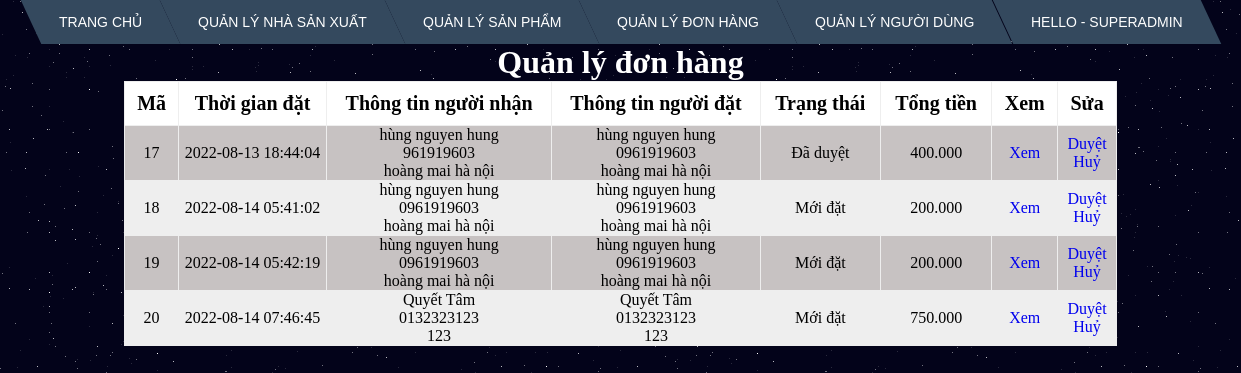
/admin/orders/index.php (signed in), run on an earlier commit of the app's database.
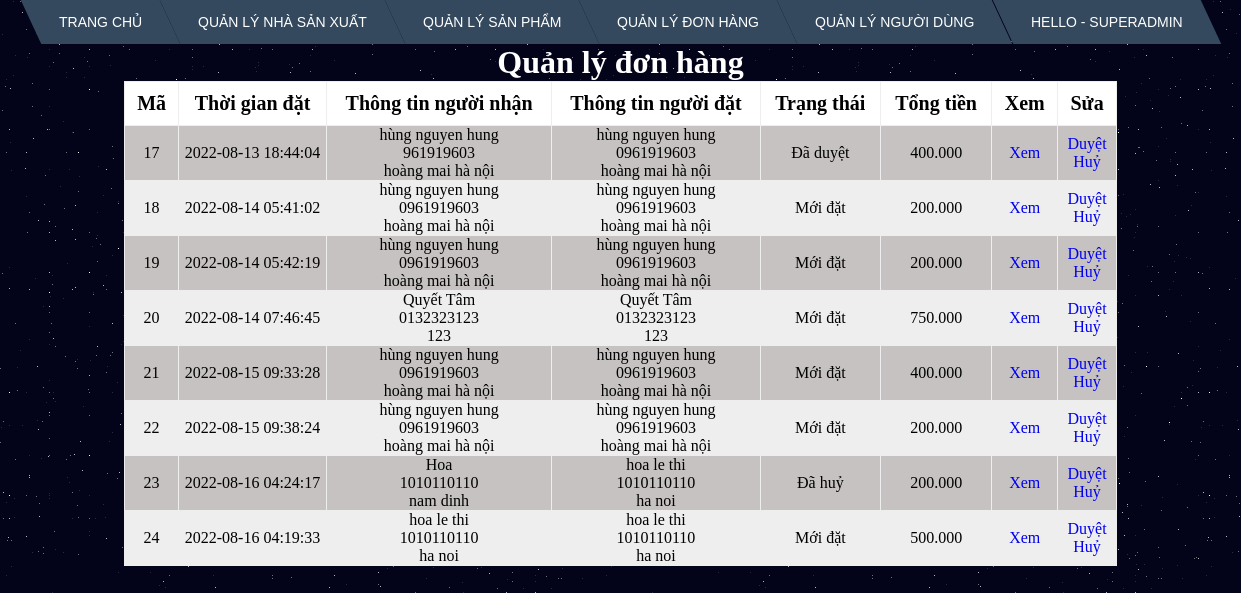
And on a later commit of the database.
### tables this page shows
CREATE TABLE `orders` (
  `id` int(11) NOT NULL,
  `customer_id` int(11) NOT NULL,
  `name_receiver` varchar(50) NOT NULL,
  `phone_receiver` varchar(20) NOT NULL,
  `address_receiver` text NOT NULL,
  `status` text NOT NULL,
  `created_at` timestamp NOT NULL DEFAULT current_timestamp() ON UPDATE current_timestamp(),
  `total_price` float NOT NULL
);

CREATE TABLE `customers` (
  `id` int(11) NOT NULL,
  `name` varchar(50) NOT NULL,
  `email` varchar(50) NOT NULL,
  `password` varchar(200) NOT NULL,
  `phone_number` varchar(15) NOT NULL,
  `address` varchar(200) NOT NULL,
  `token` varchar(50) DEFAULT NULL
);

### admin/orders/index.php (the view, shortened to what this page needs)
<!DOCTYPE html>
<html>
<head>
	<link rel="stylesheet" href="../css/menu.css">
	<link rel="stylesheet" href="../css/table.css"><link rel="stylesheet" href="../css/bg-galaxy.css">
</head>
<body>
<?php
require '../connect.php';
$sql = "select
orders.*,
customers.name,
customers.phone_number,
customers.address
from orders
join customers
on customers.id = orders.customer_id";
$result = mysqli_query($connect,$sql);
?>
<?php include'../menu.php' ?>
<h1>Quản lý đơn hàng</h1>
<table border="1" width="100%">
	<tr>
		<th>Mã</th>
		<th>Thời gian đặt</th>
		<th>Thông tin người nhận</th>
		<th>Thông tin người đặt</th>
		<th>Trạng thái</th>
		<th>Tổng tiền</th>
		<th>Xem</th>
		<th>Sửa</th>
	</tr>
	<?php foreach ($result as $each): ?>
		<tr>
			<td><?php echo $each['id'] ?></td>
			<td><?php echo $each['created_at'] ?></td>
			<td>
				<?php echo $each['name_receiver'] ?><br>
				<?php echo $each['phone_receiver'] ?><br>
				<?php echo $each['address_receiver'] ?><br>
			</td>
			<td>
				<?php echo $each['name'] ?><br>
				<?php echo $each['phone_number'] ?><br>
				<?php echo $each['address'] ?><br>
			</td>
			<td>
				<?php
					switch ($each['status']) {
						case '0':
							echo "Mới đặt";
							break;
						case '1':
							echo "Đã duyệt";
							break;
						case '2':
							echo "Đã huỷ";
							break;
					}
				?>
			</td>
			<td><?php echo number_format($each['total_price'],0,',','.') ?></td>
			<td>
				<a href="detail.php?id=<?php echo $each['id'] ?>">
					Xem
				</a>
			</td>
			<td>
				<a href="update.php?id=<?php echo $each['id'] ?>&status=1">
					Duyệt
				</a>
				<br>
				<a href="update.php?id=<?php echo $each['id'] ?>&status=2">
					Huỷ
				</a>
			</td>
		</tr>
	<?php endforeach ?>
</table>
</body>
</html>

What changed in the data, as far as the page shows it:
added orders: id "21", created_at "2022-08-15 09:33:28", name_receiver "hùng nguyen hung", phone_receiver "0961919603", address_receiver "hoàng mai hà nội", customer.name "hùng nguyen hung", customer.phone_number "0961919603", customer.address "hoàng mai hà nội", status "Mới đặt", total_price "400.000"
added orders: id "22", created_at "2022-08-15 09:38:24", name_receiver "hùng nguyen hung", phone_receiver "0961919603", address_receiver "hoàng mai hà nội", customer.name "hùng nguyen hung", customer.phone_number "0961919603", customer.address "hoàng mai hà nội", status "Mới đặt", total_price "200.000"
added orders: id "23", created_at "2022-08-16 04:24:17", name_receiver "Hoa", phone_receiver "1010110110", address_receiver "nam dinh", customer.name "hoa le thi", customer.phone_number "1010110110", customer.address "ha noi", status "Đã huỷ", total_price "200.000"
added orders: id "24", created_at "2022-08-16 04:19:33", name_receiver "hoa le thi", phone_receiver "1010110110", address_receiver "ha noi", customer.name "hoa le thi", customer.phone_number "1010110110", customer.address "ha noi", status "Mới đặt", total_price "500.000"
